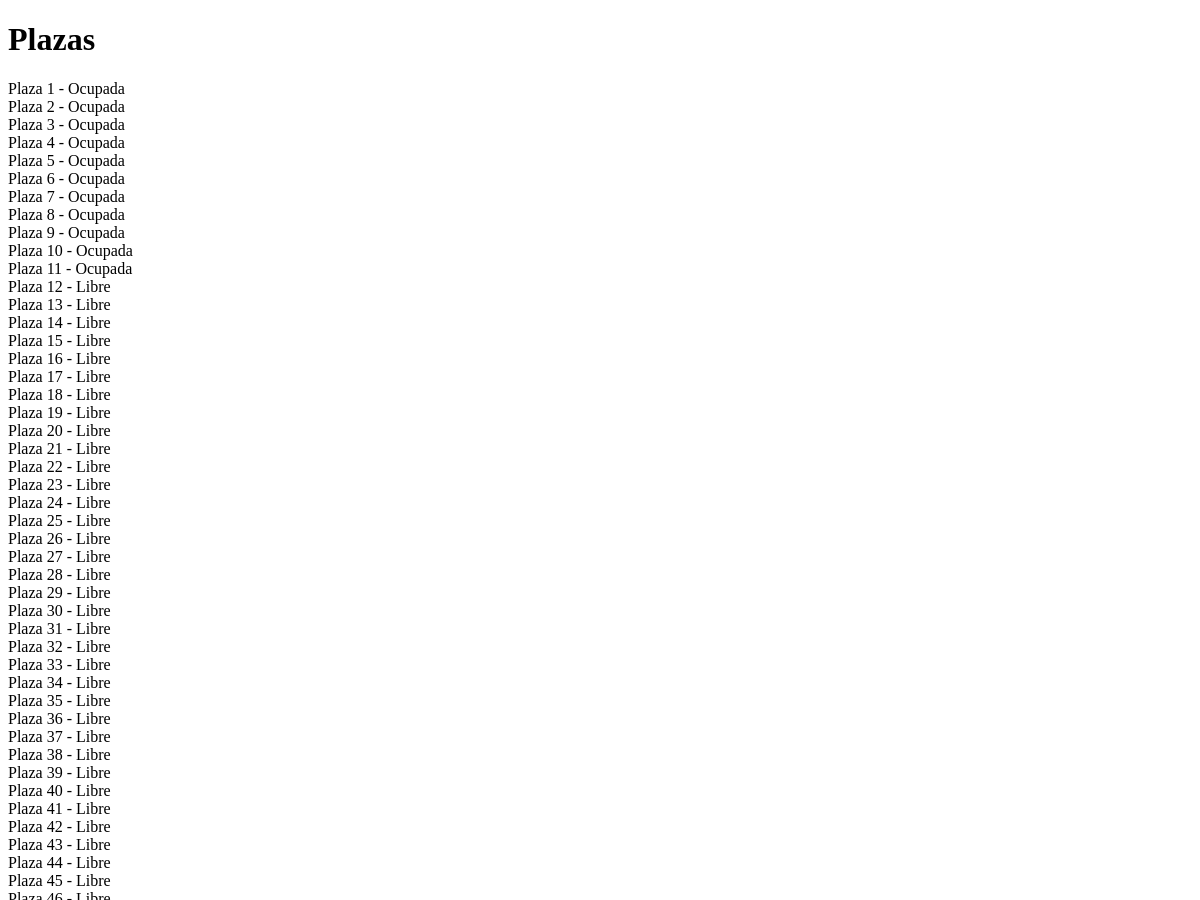
/plazas/ (upper part), run on an earlier commit of the app's database.
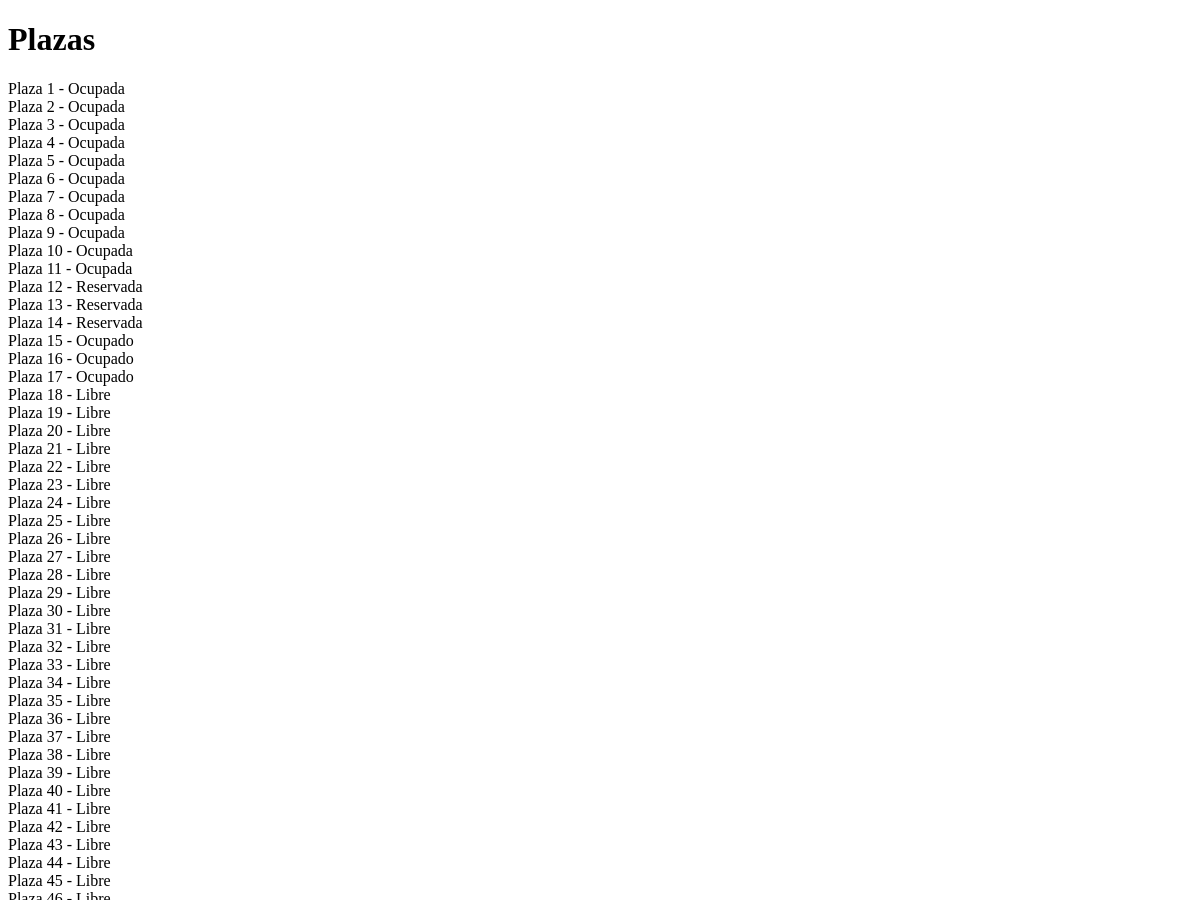
And on a later commit of the database.
### parking/models.py (models this page shows, shortened)
class Plaza(models.Model):
    ESTADO_OCUPADO = 'Ocupado'
    ESTADO_LIBRE = 'Libre'
    ESTADO_RESERVADO = 'Reservada'
    ESTADOS_CHOICES = (
        (ESTADO_OCUPADO, 'Ocupado'),
        (ESTADO_LIBRE, 'Libre'),
        (ESTADO_RESERVADO, 'Reservada'),
    )
    id = models.AutoField(primary_key=True)
    numero = models.IntegerField()
    tipo = models.CharField(max_length=20)
    estado = models.CharField(max_length=20, choices=ESTADOS_CHOICES, default=ESTADO_LIBRE)
    tarifa_minuto = models.DecimalField(max_digits=5, decimal_places=2)

### parking/views.py (the view)
# urls.py: path('plazas/', views.plazas_view, name='plazas'),
def plazas_view(request):
    plazas = Plaza.objects.all()
    return render(request, 'plazas.html', {'plazas': plazas})

### parking/templates/plazas.html (shortened to what this page needs)
<!DOCTYPE html>
<html lang="en">
<head>
</head>
<body>
{% block content %}
<h1>Plazas</h1>
{% for plaza in plazas %}
  <div class="plaza {% if plaza.estado == 'Libre' %}libre{% elif plaza.estado == 'Ocupada' %}ocupada{% else %}reservada{% endif %}">
    Plaza {{ plaza.numero }} - {{ plaza.estado }}
  </div>
{% endfor %}
{% endblock %}
</body>
</html>

What changed in the data, as far as the page shows it:
changed Plaza (number 12 of 45 on the later page): estado "Libre" → "Reservada"
changed Plaza (number 13 of 45 on the later page): estado "Libre" → "Reservada"
changed Plaza (number 14 of 45 on the later page): estado "Libre" → "Reservada"
changed Plaza (number 15 of 45 on the later page): estado "Libre" → "Ocupado"
changed Plaza (number 16 of 45 on the later page): estado "Libre" → "Ocupado"
changed Plaza (number 17 of 45 on the later page): estado "Libre" → "Ocupado"
